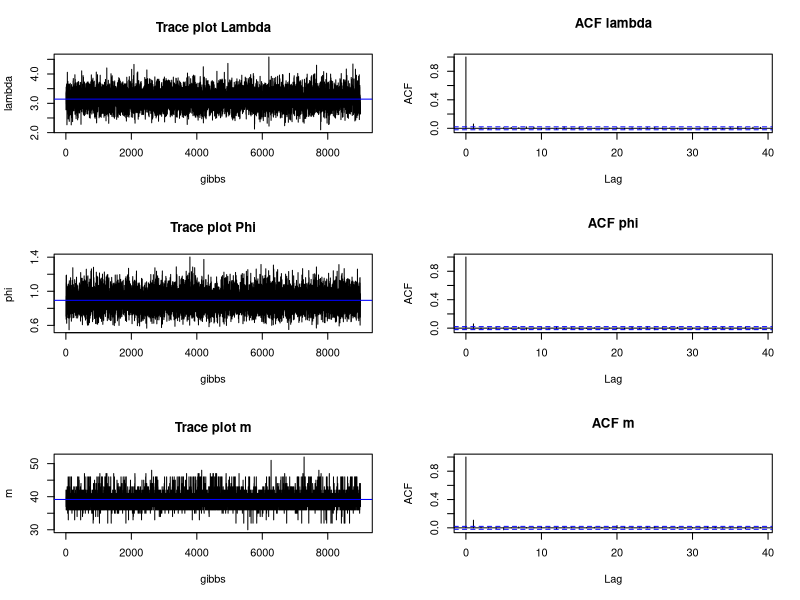
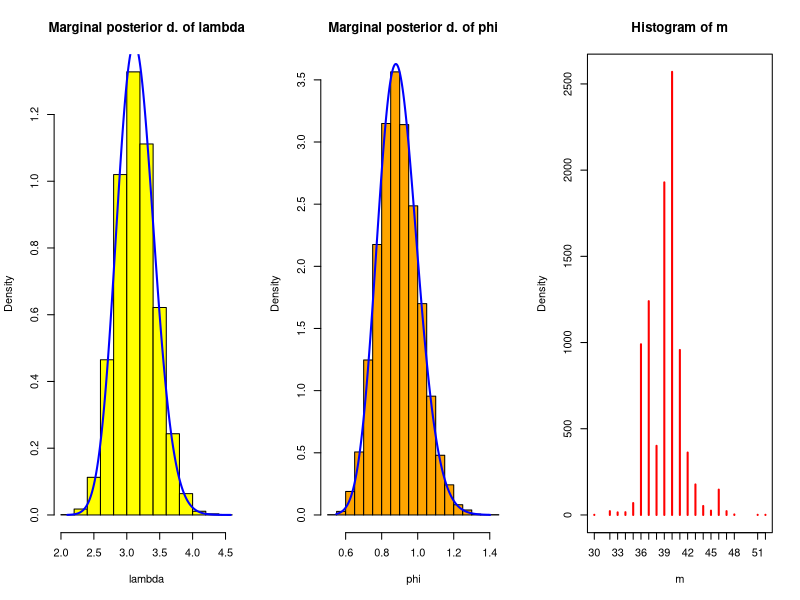
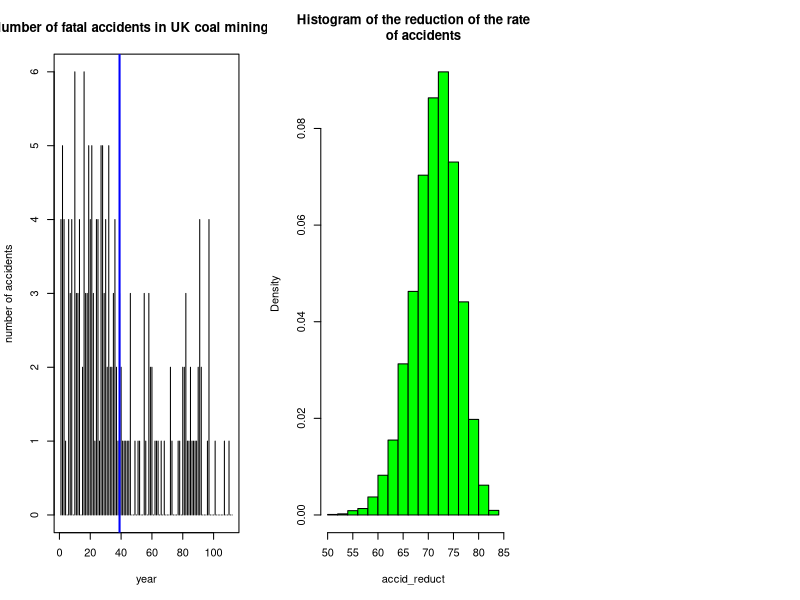

Reproduce these figures in R, in order.
##### c)

# Observations
y=c(4,5,4,1,0,4,3,4,0,6,3,3,4,0,2,6,3,3,5,4,5,3,1,4,
    4,1,5,5,3,4,2,5,2,2,3,4,2,1,3,2,1,1,1,1,1,3,0,0,
    1,0,1,1,0,0,3,1,0,3,2,2,0,1,1,1,0,1,0,1,0,0,0,2,
    1,0,0,0,1,1,0,2,2,3,1,1,2,1,1,1,1,2,4,2,0,0,0,1,
    4,0,0,0,1,0,0,0,0,0,1,0,0,1,0,0)

n.obs = length(y)
n.iter=10000

stat.y.firstperiod=cumsum(y)[-length(y)]
stat.y.secondperiod=sum(y)-stat.y.firstperiod

n.iter=10000
lambda=rep(NA,n.iter+1)
phi=rep(NA,n.iter+1)
m=rep(NA,n.iter+1)
m.support=seq(1,n.obs-1)

# Starting Values
lambda.start=lambda[1]=5
phistart=phi[1]=9
m.start=m[1]=50

# Hyperparameters
ip.alpha=0.001
ip.beta=0.001
ip.a=0.001
ip.b=0.001

# Gibbs Algorithm
for(gibbs in 1:n.iter){
  lambda[gibbs+1]=rgamma(1,shape=ip.alpha+sum(y[1:m[gibbs]]),
                         rate=ip.beta+m[gibbs])
  phi[gibbs+1]=rgamma(1,shape=ip.a+sum(y[(m[gibbs]+1):n.obs]),
                      rate=ip.b+n.obs-m[gibbs])
  logci = - lambda[gibbs+1]*m.support + stat.y.firstperiod*log(lambda[gibbs+1]) +
    log(phi[gibbs+1])*stat.y.secondperiod + phi[gibbs+1]*m.support
  m.full.conditional.nn=exp(logci-max(logci))
  m[gibbs+1]=sample(x=m.support,size=1,prob=m.full.conditional.nn)
}

# Burn-in procedure
lambda=lambda[-(1:1001)]
phi=phi[-(1:1001)]
m=m[-(1:1001)]

#####  d)

mean(lambda)
mean(phi)
mean(m)


par(mfrow=c(3,2))
plot(lambda,type="l",main="Trace plot Lambda", xlab="gibbs", 
     ylab="lambda")
abline(h=mean(lambda),col='blue')
acf(lambda, main='ACF lambda')
plot(phi,type="l",main="Trace plot Phi", xlab="gibbs",
     ylab="phi ")
abline(h=mean(phi),col='blue')
acf(phi, main='ACF phi')
plot(m,type="l",main="Trace plot m", xlab="gibbs",
     ylab="m")
abline(h=mean(m),col='blue')
acf(m, main='ACF m')

par(mfrow=c(1,3))
hist(lambda,freq = F,col='yellow',main='Marginal posterior d. of lambda')
x1 = seq(min(lambda), max(lambda), length=length(lambda))
y1 = dgamma(x1, ip.alpha+sum(y[1:mean(m)]), ip.beta+mean(m))
lines(x1, y1, col="blue", lwd=2)
hist(phi,freq = F,col='orange',main='Marginal posterior d. of phi')
x2 = seq(min(phi), max(phi), length=length(phi))
y2 = dgamma(x2, sum(y[(mean(m)+1):n.obs])+ip.b, n.obs-mean(m)+ip.b)
lines(x2, y2, col="blue", lwd=2)
plot(table(m),type="h",main='Histogram of m',
     col='red',ylab="Density")
#library(coda)

######  e) 

plot(y,main = "Number of fatal accidents in UK coal mining sites", 
     xlab = "year", ylab = "number of accidents", type = "h")
abline(v = (round(mean(m))), col = "blue",lwd=2)

cat('There has been a change in the year: ', 1851 + (round(mean(m))))
# quindi ? il 1890 (1851+40)

######  f)

accid_reduct = (lambda-phi)/lambda*100
mean(accid_reduct)

hist(accid_reduct, freq = F,col='green',main='Histogram of the reduction of the rate
     of accidents')

cat('The expected reduction is: ', mean(accid_reduct),'%')

